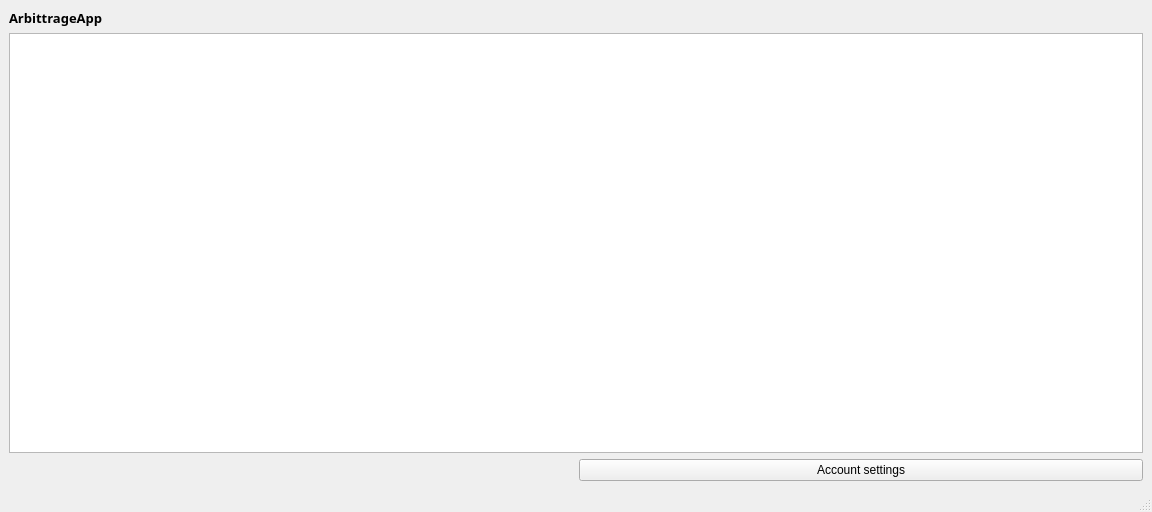
<?xml version="1.0" encoding="UTF-8"?>
<ui version="4.0">
 <class>MainWindow</class>
 <widget class="QMainWindow" name="MainWindow">
  <property name="enabled">
   <bool>true</bool>
  </property>
  <property name="geometry">
   <rect>
    <x>0</x>
    <y>0</y>
    <width>1152</width>
    <height>512</height>
   </rect>
  </property>
  <property name="sizePolicy">
   <sizepolicy hsizetype="Fixed" vsizetype="Fixed">
    <horstretch>0</horstretch>
    <verstretch>0</verstretch>
   </sizepolicy>
  </property>
  <property name="windowTitle">
   <string>Arbitrage App by Hlep</string>
  </property>
  <widget class="QWidget" name="centralwidget">
   <layout class="QGridLayout" name="gridLayout">
    <item row="1" column="0" colspan="2">
     <widget class="QTableWidget" name="tableWidget"/>
    </item>
    <item row="0" column="0">
     <widget class="QLabel" name="label">
      <property name="font">
       <font>
        <family>Bahnschrift</family>
        <pointsize>10</pointsize>
        <italic>false</italic>
        <bold>true</bold>
        <underline>false</underline>
        <strikeout>false</strikeout>
        <kerning>true</kerning>
       </font>
      </property>
      <property name="mouseTracking">
       <bool>false</bool>
      </property>
      <property name="text">
       <string>ArbittrageApp</string>
      </property>
     </widget>
    </item>
    <item row="2" column="1">
     <widget class="QPushButton" name="pushButton">
      <property name="enabled">
       <bool>true</bool>
      </property>
      <property name="text">
       <string>Account settings</string>
      </property>
     </widget>
    </item>
   </layout>
  </widget>
  <widget class="QMenuBar" name="menubar">
   <property name="geometry">
    <rect>
     <x>0</x>
     <y>0</y>
     <width>1152</width>
     <height>25</height>
    </rect>
   </property>
  </widget>
  <widget class="QStatusBar" name="statusbar"/>
 </widget>
 <resources/>
 <connections/>
</ui>
